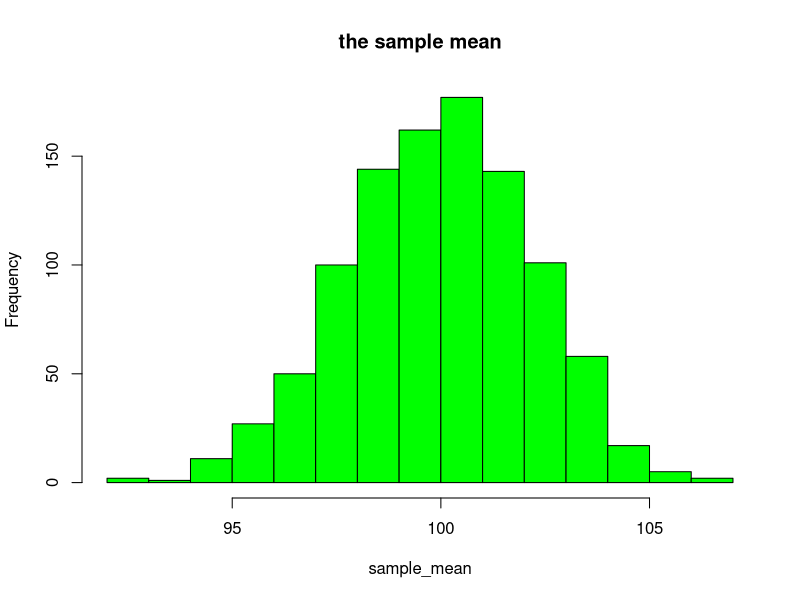
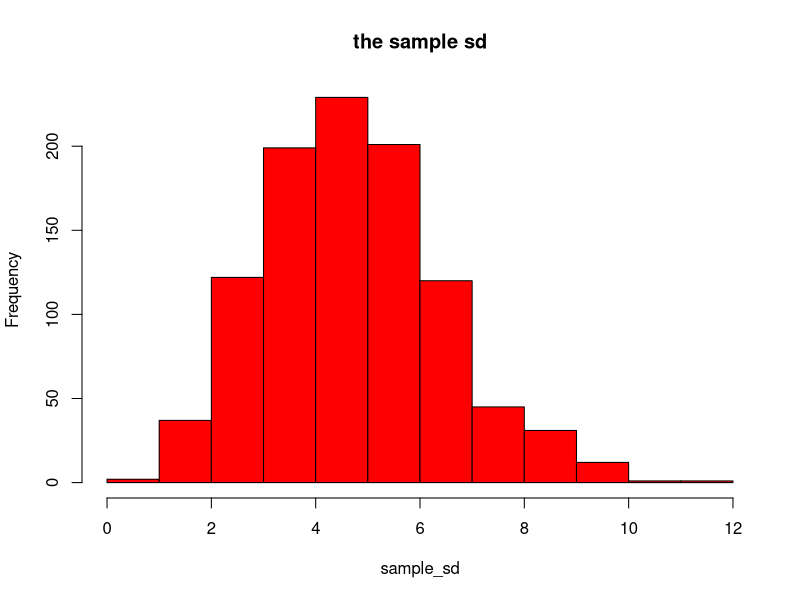

Recreate these plots in R, in order.
# Sampling from a population

library(tidyverse)
population <- rnorm(1e6, 100, 5)
round(mean(population), 2)
sample(population, 5, replace = T)
frame <- replicate(n = 1000, sample(population, 5, replace = T))
sample_mean <- apply(frame, MARGIN = 2, FUN = mean)
sample_sd <- apply(frame, MARGIN = 2, FUN = sd)
hist(sample_mean, main = "the sample mean", col = "green")
hist(sample_sd, main = "the sample sd", col = "red")
mean_of_means <- mean(sample_mean)
mean_of_sd <- mean(sample_sd)


# Breakfast and student performance
# Getting information about sensitive topics

# about 24.67% 